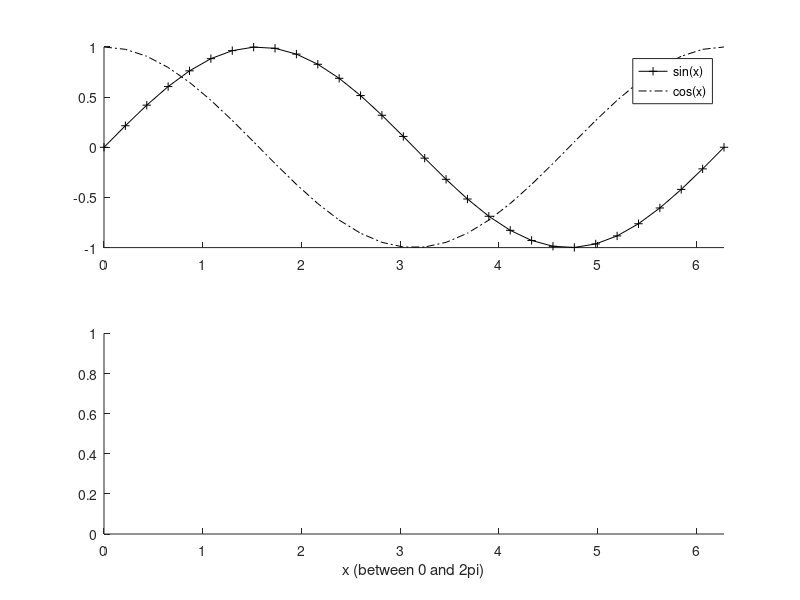

Write the MATLAB code that produced this figure. (Note: this script raises an error after producing the figure.)
close
clear
clc

x = linspace(0,2*pi,30);
subplot(2,1,1) %2 = rows, 1 = cols, 1 = index

fctn_1 = sin(x);
fctn_2 = cos(x);

hold on
plot(x,fctn_1,"k-+")
plot(x,fctn_2, "k-.")
legend("sin(x)","cos(x)")
axis([0,2*pi,-1,1])
hold off

subplot(2,1,2)%2 = rows, 1 = cols, 1 = index

fctn_3 = 2.*sin(x).*cos(x);
fctn_4 = sin(x)./cos(x);

hold on
xlabel("x (between 0 and 2\pi)")
xlim([0,2*pi])
yyaxis left
ax = gca;
plot(x,fctn_3,"k")
set(ax,"YColor",'k')
ylabel("2sin(x)cos(x)",'Color','k')
ylim([-1 1])

yyaxis right
ax = gca;
plot(x,fctn_4,"k-.")
ylabel("sin(x)/cos(x)",'Color','k')
ylim([-20 20])
set(ax,"YColor",'k')
legend("2sin(x)cos(x)","sin(x)/cos(x)")
hold off

%James-Edward Gray
%21015159
